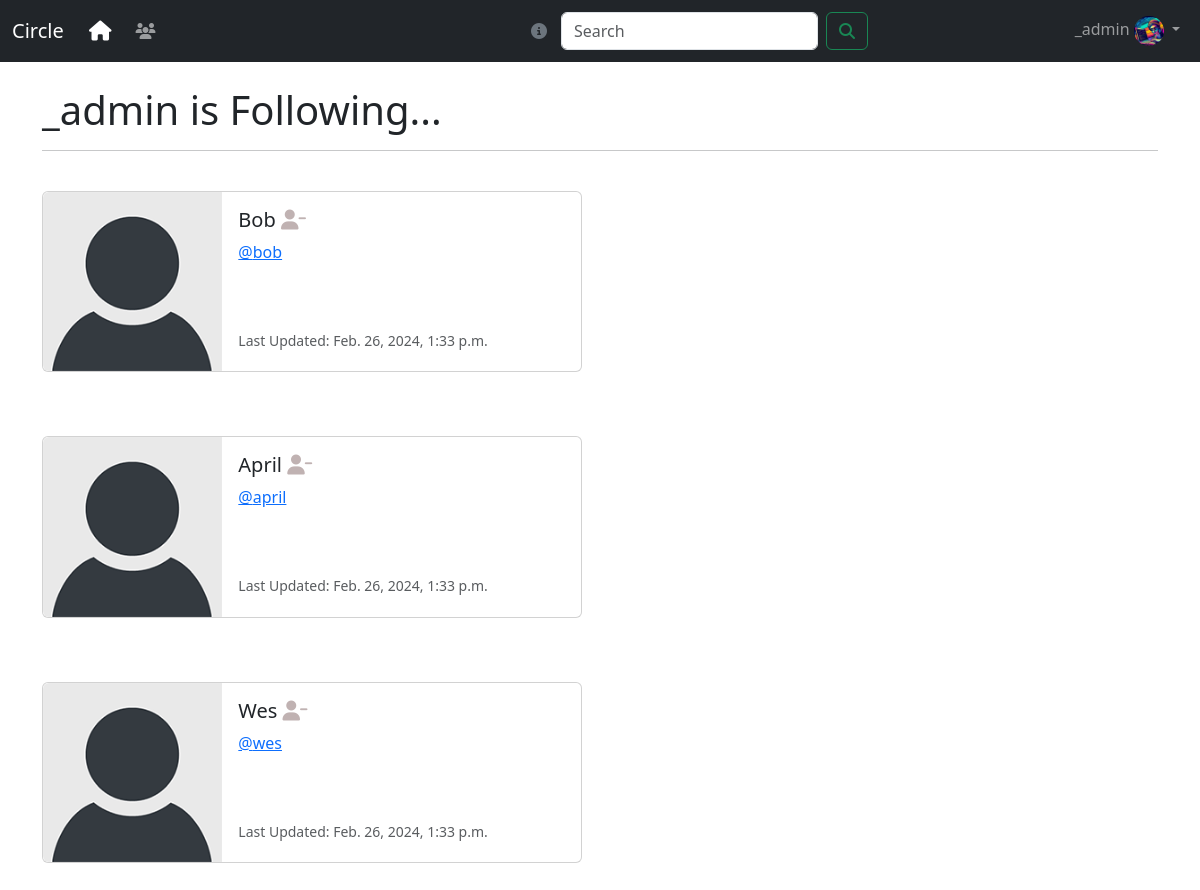
The page /profile/follows/1 (signed in) on the database its author committed.
### circle/models.py (models this page shows, shortened)
class Profile(models.Model):
    user = models.OneToOneField( User, on_delete=models.CASCADE)
    follows = models.ManyToManyField("self",
        related_name="followed_by",
        symmetrical=False,
        blank=True)
    date_modified = models.DateTimeField(User, auto_now=True)
    profile_image = models.ImageField(null=True,blank=True, upload_to="images/")
    profile_bio = models.CharField(null=True, blank=True, max_length=500)
    hompage_link = models.CharField(null=True, blank=True, max_length=250)
    facebook_link = models.CharField(null=True, blank=True, max_length=250)
    instagram_link = models.CharField(null=True, blank=True, max_length=250)
    linkedin_link = models.CharField(null=True, blank=True, max_length=250)
    github_link =models.CharField(null=True, blank=True, max_length=250)

### circle/views.py (the view)
# urls.py: path('profile/follows/<int:pk>', views.follows, name='follows' ),
def follows(request,pk):
    if request.user.is_authenticated:
        if request.user.id == pk:
            profiles = Profile.objects.get(user_id=pk)
            return render(request, 'follows.html', {"profiles":profiles} )
        else:
            messages.success(request, ("That's not your profile page..."))
            return redirect('home')
    else:
        messages.success(request, ("You must be logged in to View Page..."))
        return redirect('home')

### circle/templates/follows.html
{% extends 'base.html' %}
{% load static %}
{% block content %}
<h1>{{request.user.username}} is Following...</h1>
<hr/>
<br/>
{% if profiles %}
   {% for profile in profiles.follows.all %}
   <div class="card mb-3" style="max-width: 540px;">
    <div class="row g-0">
      <div class="col-md-4">
      {%  if profile.profile_image %}
        <img src="{{ profile.profile_image.url }}" width=200 height=200 class="img-fluid rounded-start" alt="{{profile.user.username}}">
      {% else %}
        <img src="{% static 'images/default_profile_pic.png' %}" class="img-fluid rounded-start" alt="Profile Image">
      {% endif %}
      </div>
      <div class="col-md-8">
        <div class="card-body">
          <h5 class="card-title">{{ profile.user.username }}
            {% if profile in profiles.follows.all %}
            <a href="{% url 'unfollow' profile.user.id  %}"><i class="fa fa-user-minus" style="color:rgb(192, 178, 178)"></i></a>
              {% else %}
              <a href="{% url 'follow' profile.user.id  %}"><i class="fa fa-user-plus" style="color:rgb(192, 178, 178)"></i></a>
              {% endif %}
          </h5>
          <p class="card-text"><a href="{% url 'profile' profile.user.id %}">@{{ profile.user.username | lower}}</a></a></p><br/><br/>
          <p class="card-text"><small class="text-body-secondary">Last Updated: {{ profile.date_modified }}
        </small></p>
        </div>
      </div>
    </div>
  </div>
  <br/>
  <br/>
   {% endfor %}
{% endif %}
{% endblock %}

### circle/templates/navbar.html (shortened to what this page needs)
{% load static %}
<nav class="navbar navbar-expand-lg navbar-dark bg-dark">
    <div class="container-fluid">
        <a class="navbar-brand" href="{% url 'home' %}">Circle <i class="fa-solid fa-house" style="color: white; margin-left: 20px;"></i></a>
        <div class="collapse navbar-collapse show" id="navbarSupportedContent">
            <ul class="navbar-nav me-auto mb-2 mb-lg-0">
                <li class="nav-item">
                    <a class="nav-link" href="{% url 'profile_list' %}"><i class="fa-solid fa-users"></i></a>
                </li>
            </ul>
            <form method="POST" action="{% url 'search' %}" class="d-flex mx-auto position-relative" style="max-width: 400px;">
                <i id="popover-icon" class="fa-solid fa-circle-info text-secondary position-absolute" style="cursor: pointer; left: -30px; top: 50%; transform: translateY(-50%);"></i>
                <input class="form-control me-2" type="search" placeholder="Search" aria-label="Search" name="search">
                <button class="btn btn-outline-success" type="submit"><i class="fa-solid fa-magnifying-glass"></i></button>
            </form>
            {% if user.is_authenticated %}
            <ul class="navbar-nav ml-auto">
                <li class="nav-item dropdown">
                    <a class="nav-link dropdown-toggle" href="#" role="button" data-bs-toggle="dropdown" aria-expanded="false">
                        {{ user.username }}
                        {% if user.profile.profile_image %}
                            <img src="{{ user.profile.profile_image.url }}" class="rounded-circle" width=30 alt="Profile Image">
                        {% else %}
                            <img src="{% static 'images/default_profile_pic.png' %}" class="rounded-circle" alt="Profile Image" width=30>
                        {% endif %}
                    </a>
                </li>
            </ul>
            {% endif %}
        </div>
    </div>
</nav>

### rows shown on the page
Profile: user.username "Bob", user.username "bob", date_modified "Feb. 26, 2024, 1:33 p.m."
Profile: user.username "April", user.username "april", date_modified "Feb. 26, 2024, 1:33 p.m."
Profile: user.username "Wes", user.username "wes", date_modified "Feb. 26, 2024, 1:33 p.m."

### other values the page prints
{{ user.username }} "_admin"
{{ request.user.username }} "_admin"
